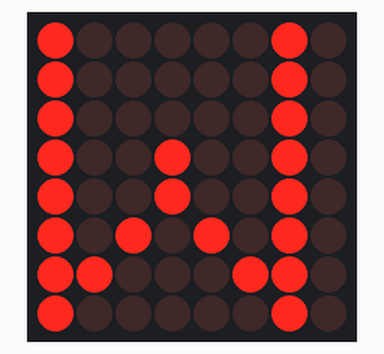
Simulated run of this sketch. Board: Arduino Uno, built with avr-gcc and run on an emulated ATmega328P. Shown: 8×8 LED matrix.

Above: at 0.1 s.
At 1.1 s:
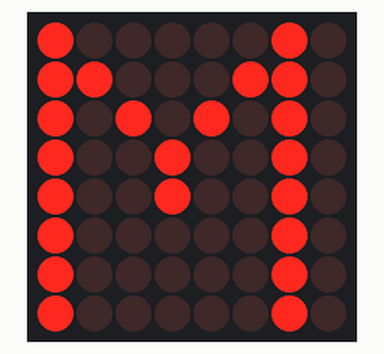

The sketch:

temp_dotmatrix_test.ino
```cpp
#include "LedControl.h"

LedControl lc=LedControl(12,11,10,1);

unsigned long delaytime=1000;

void setup() {
  lc.shutdown(0,false);
  lc.setIntensity(0,8);
  lc.clearDisplay(0);
}


void loop() {
  byte W[8]={0x82,0x82,0x82,0x92,0x92,0xAA,0xC6,0x82};
  byte M[8]={0x82,0xC6,0xAA,0x92,0x92,0x82,0x82,0x82};
  lc.setRow(0,0,W[0]);
  lc.setRow(0,1,W[1]);
  lc.setRow(0,2,W[2]);
  lc.setRow(0,3,W[3]);
  lc.setRow(0,4,W[4]);
  lc.setRow(0,5,W[5]);
  lc.setRow(0,6,W[6]);
  lc.setRow(0,7,W[7]);
  delay(delaytime);
  lc.setRow(0,0,M[0]);
  lc.setRow(0,1,M[1]);
  lc.setRow(0,2,M[2]);
  lc.setRow(0,3,M[3]);
  lc.setRow(0,4,M[4]);
  lc.setRow(0,5,M[5]);
  lc.setRow(0,6,M[6]);
  lc.setRow(0,7,M[7]);
  delay(delaytime);
}
```

Measured:
- what the display in image 1 shows lasts 1.0 s, from 1.0 s to 2.0 s
